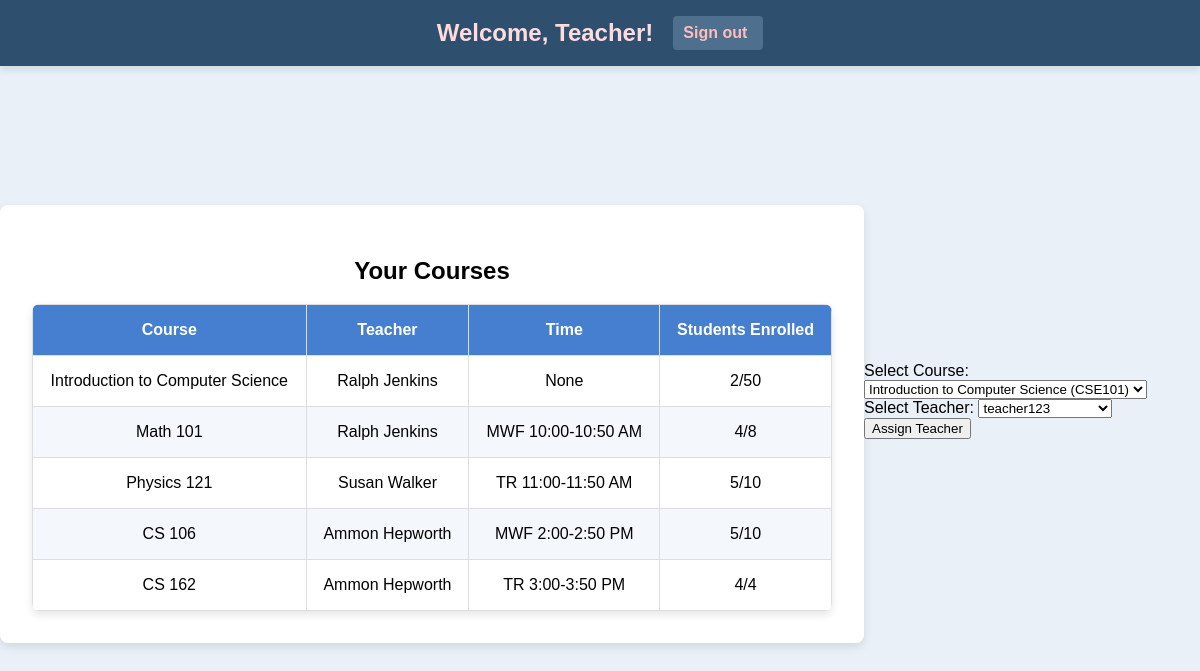
Screenshot of /teacher_dashboard (signed in) with the database file from the repository.
### app.py (models this page shows, shortened)
class Course(db.Model):
    id = db.Column(db.Integer, primary_key=True)
    course_code = db.Column(db.String(10), unique=True, nullable=False)
    course_name = db.Column(db.String(100), nullable=False)
    capacity = db.Column(db.Integer, nullable=False)
    teacher_id = db.Column(db.Integer, db.ForeignKey('user.id'), nullable=True)
    teacher = db.relationship('User', backref='teaching_courses', foreign_keys=[teacher_id])
    time = db.Column(db.String(50), nullable=True)
    enrolled_count = db.Column(db.Integer, default=0)

class User(UserMixin, db.Model):
    id = db.Column(db.Integer, primary_key=True)
    username = db.Column(db.String(150), unique=True, nullable=False)
    password = db.Column(db.String(150), nullable=False)  # Plain-text password
    role = db.Column(db.String(50))

### app.py (the view, shortened to what this page needs)
@app.route('/teacher_dashboard', methods=['GET', 'POST'])
@login_required
def teacher_dashboard():
    if current_user.role != 'teacher':
        flash("Access denied: Only teachers can view this page.", "danger")
        return redirect(url_for('login'))
    teacher_courses = Course.query.filter_by(teacher_id=current_user.id).all()
    courses = Course.query.all()
    teachers = User.query.filter_by(role='teacher').all()
    return render_template('teacher_dashboard.html', courses=courses, teachers=teachers)

### app.py (called while the page is built)
@login_manager.user_loader
def load_user(user_id):
    return User.query.get(int(user_id))

### templates/teacher_dashboard.html (shortened to what this page needs)
<!DOCTYPE html>
<html lang="en">
<head>
    <link rel="stylesheet" href="{{ url_for('static', filename='styles.css') }}">
</head>
<body>
    <div class="header">
        <h1>Welcome, Teacher!</h1>
        <a href="{{ url_for('teacher_logout') }}" class="sign-out">Sign out</a>
    </div>
    <div class="container">
        <h2>Your Courses</h2>
        <table>
            <thead>
                <tr>
                    <th>Course</th>
                    <th>Teacher</th>
                    <th>Time</th>
                    <th>Students Enrolled</th>
                </tr>
            </thead>
            <tbody>
                {% for course in courses %}
                <tr>
                    <td>{{ course.course_name }}</td>
                    <td>
                        {% if course.teacher %}
                            {{ course.teacher.username }}
                        {% else %}
                            No teacher assigned
                        {% endif %}
                    </td>
                    <td>{{ course.time }}</td>
                    <td>{{ course.enrolled_count }}/{{ course.capacity }}</td>
                </tr>
                {% endfor %}
            </tbody>
        </table>
    </div>
    <form method="POST" action="{{ url_for('assign_teacher') }}">
        <div class="form-group">
            <label for="course_id">Select Course:</label>
            <select name="course_id" id="course_id" class="form-control">
                {% for course in courses %}
                    <option value="{{ course.id }}">{{ course.course_name }} ({{ course.course_code }})</option>
                {% endfor %}
            </select>
        </div>
        <div class="form-group">
            <label for="teacher_id">Select Teacher:</label>
            <select name="teacher_id" id="teacher_id" class="form-control">
                {% for teacher in teachers %}
                    <option value="{{ teacher.id }}">{{ teacher.username }}</option>
                {% endfor %}
            </select>
        </div>
        <button type="submit" class="btn btn-primary">Assign Teacher</button>
    </form>
</body>
</html>

### static/styles.css (style rules this page uses)
body { font-family: Arial, sans-serif; background-color: #e9f0f7; margin: 0; display: flex; justify-content: center; align-items: center; min-height: 100vh; }
.container { max-width: 800px; width: 100%; background-color: #ffffff; padding: 2rem; border-radius: 8px; box-shadow: 0px 4px 10px rgba(0, 0, 0, 0.1); text-align: center; margin: 5rem auto 2rem; }
.header { width: 100%; background-color: #2f4f6f; color: #fff; padding: 1rem 0; display: flex; justify-content: center; align-items: center; box-shadow: 0px 4px 8px rgba(0, 0, 0, 0.1); position: fixed; top: 0; left: 0; z-index: 10; margin-bottom: 20px; }
.header h1, .header h2 { margin: 0; color: #ffdbdb; }
.header h1 { font-size: 1.5rem; margin-right: 20px; }
.sign-out { color: #ffbdbd; text-decoration: none; font-weight: bold; padding: 0.5rem 1rem; border-radius: 4px; background-color: #4f6f8f; padding-left: 10px; }
table { width: 100%; border-collapse: collapse; margin-top: 1rem; text-align: center; border-radius: 8px; overflow: hidden; box-shadow: 0px 4px 8px rgba(0, 0, 0, 0.1); }
th, td { border: 1px solid #ddd; padding: 1rem; }
th { background-color: #467fcf; color: #fff; font-weight: bold; }
tr:nth-child(even) { background-color: #f4f8fc; }

### rows the page displays
Course: course_name "Introduction to Computer Science", teacher.username "Ralph Jenkins", time "None", enrolled_count "2", capacity "50"
Course: course_name "Math 101", teacher.username "Ralph Jenkins", time "MWF 10:00-10:50 AM", enrolled_count "4", capacity "8"
Course: course_name "Physics 121", teacher.username "Susan Walker", time "TR 11:00-11:50 AM", enrolled_count "5", capacity "10"
Course: course_name "CS 106", teacher.username "Ammon Hepworth", time "MWF 2:00-2:50 PM", enrolled_count "5", capacity "10"
Course: course_name "CS 162", teacher.username "Ammon Hepworth", time "TR 3:00-3:50 PM", enrolled_count "4", capacity "4"

### other values shown
form field course_id "Introduction to Computer Science (CSE101)"
form field teacher_id "teacher123"
